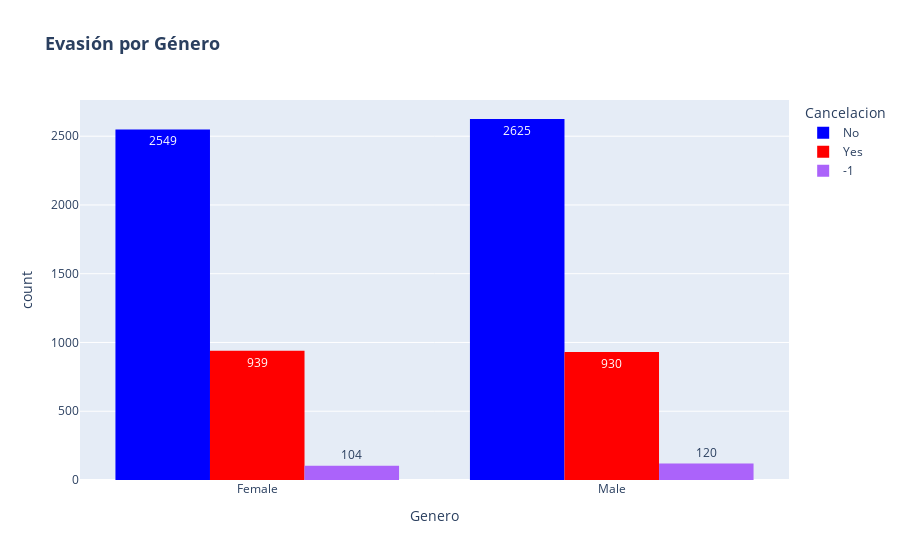
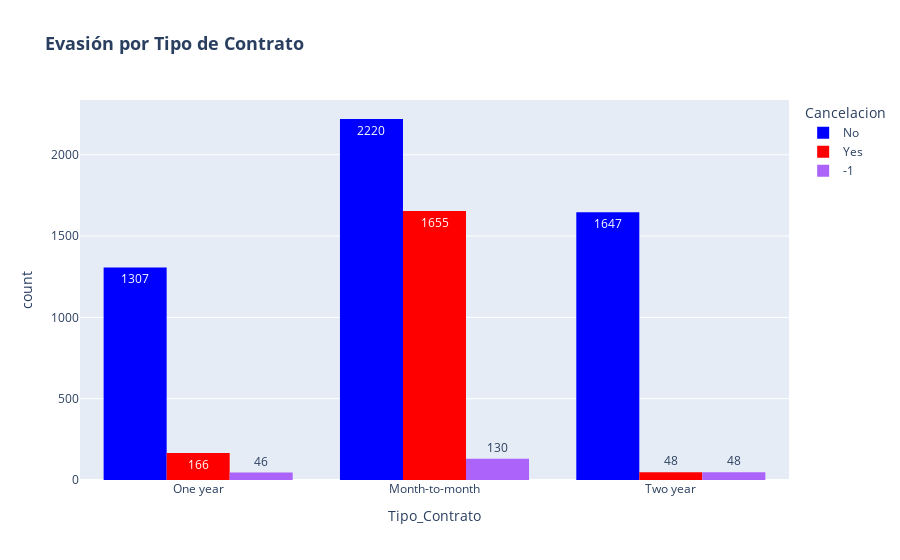
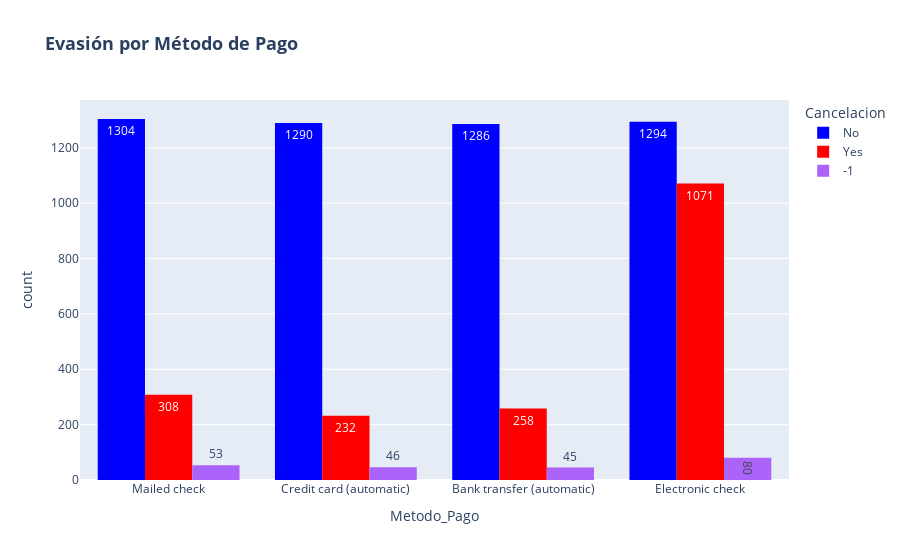

The notebook cell saved with these charts, in order:
### Markdown cell above
***Recuento de evasión por variables categóricas***

### Code cell
# Distribuir la evasión según variables categóricas, como género, tipo de contrato, método de pago, entre otras.

# Mostrar evasión por género
fig_genero = px.histogram(df_clientes, x='Genero', color='Cancelacion', barmode='group',
                        title='Evasión por Género', text_auto=True,
                        color_discrete_map={'No': 'blue', 'Yes': 'red', '-1': 'gray'})
fig_genero.update_layout(title=dict(text='<b>Evasión por Género</b>', font=dict(size=18)))
fig_genero.show()

# Mostrar evasión por tipo de contrato
fig_contrato = px.histogram(df_clientes, x='Tipo_Contrato', color='Cancelacion', barmode='group',
                            title='Evasión por Tipo de Contrato', text_auto=True,
                            color_discrete_map={'No': 'blue', 'Yes': 'red', '-1': 'gray'})
fig_contrato.update_layout(title=dict(text='<b>Evasión por Tipo de Contrato</b>', font=dict(size=18)))
fig_contrato.show()

# Mostrar evasión por método de pago
fig_metodo_pago = px.histogram(df_clientes, x='Metodo_Pago', color='Cancelacion', barmode='group',
                            title='Evasión por Método de Pago', text_auto=True,
                            color_discrete_map={'No': 'blue', 'Yes': 'red', '-1': 'gray'})
fig_metodo_pago.update_layout(title=dict(text='<b>Evasión por Método de Pago</b>', font=dict(size=18)))
fig_metodo_pago.show()

### Figure 1 — Plotly figure (JSON) as saved in the notebook; plotly's stock layout.template omitted (floating-point values rounded to 4 significant figures; data arrays with more than 128 entries replaced by an {"elided": "..."} marker saying what was removed)
{"data": [{"alignmentgroup": "True", "bingroup": "x", "hovertemplate": "Cancelacion=No<br>Genero=%{x}<br>count=%{y}<extra></extra>", "legendgroup": "No", "marker": {"color": "blue", "pattern": {"shape": ""}}, "name": "No", "offsetgroup": "No", "orientation": "v", "showlegend": true, "texttemplate": "%{value}", "type": "histogram", "x": {"elided": "5174 str values"}, "xaxis": "x", "yaxis": "y"}, {"alignmentgroup": "True", "bingroup": "x", "hovertemplate": "Cancelacion=Yes<br>Genero=%{x}<br>count=%{y}<extra></extra>", "legendgroup": "Yes", "marker": {"color": "red", "pattern": {"shape": ""}}, "name": "Yes", "offsetgroup": "Yes", "orientation": "v", "showlegend": true, "texttemplate": "%{value}", "type": "histogram", "x": {"elided": "1869 str values"}, "xaxis": "x", "yaxis": "y"}, {"alignmentgroup": "True", "bingroup": "x", "hovertemplate": "Cancelacion=-1<br>Genero=%{x}<br>count=%{y}<extra></extra>", "legendgroup": "-1", "marker": {"color": "#ab63fa", "pattern": {"shape": ""}}, "name": "-1", "offsetgroup": "-1", "orientation": "v", "showlegend": true, "texttemplate": "%{value}", "type": "histogram", "x": {"elided": "224 str values"}, "xaxis": "x", "yaxis": "y"}], "layout": {"barmode": "group", "legend": {"title": {"text": "Cancelacion"}, "tracegroupgap": 0}, "title": {"font": {"size": 18}, "text": "<b>Evasión por Género</b>"}, "xaxis": {"anchor": "y", "domain": [0, 1], "title": {"text": "Genero"}}, "yaxis": {"anchor": "x", "domain": [0, 1], "title": {"text": "count"}}}}

### Figure 2 — Plotly figure (JSON) as saved in the notebook; plotly's stock layout.template omitted (floating-point values rounded to 4 significant figures; data arrays with more than 128 entries replaced by an {"elided": "..."} marker saying what was removed)
{"data": [{"alignmentgroup": "True", "bingroup": "x", "hovertemplate": "Cancelacion=No<br>Tipo_Contrato=%{x}<br>count=%{y}<extra></extra>", "legendgroup": "No", "marker": {"color": "blue", "pattern": {"shape": ""}}, "name": "No", "offsetgroup": "No", "orientation": "v", "showlegend": true, "texttemplate": "%{value}", "type": "histogram", "x": {"elided": "5174 str values"}, "xaxis": "x", "yaxis": "y"}, {"alignmentgroup": "True", "bingroup": "x", "hovertemplate": "Cancelacion=Yes<br>Tipo_Contrato=%{x}<br>count=%{y}<extra></extra>", "legendgroup": "Yes", "marker": {"color": "red", "pattern": {"shape": ""}}, "name": "Yes", "offsetgroup": "Yes", "orientation": "v", "showlegend": true, "texttemplate": "%{value}", "type": "histogram", "x": {"elided": "1869 str values"}, "xaxis": "x", "yaxis": "y"}, {"alignmentgroup": "True", "bingroup": "x", "hovertemplate": "Cancelacion=-1<br>Tipo_Contrato=%{x}<br>count=%{y}<extra></extra>", "legendgroup": "-1", "marker": {"color": "#ab63fa", "pattern": {"shape": ""}}, "name": "-1", "offsetgroup": "-1", "orientation": "v", "showlegend": true, "texttemplate": "%{value}", "type": "histogram", "x": {"elided": "224 str values"}, "xaxis": "x", "yaxis": "y"}], "layout": {"barmode": "group", "legend": {"title": {"text": "Cancelacion"}, "tracegroupgap": 0}, "title": {"font": {"size": 18}, "text": "<b>Evasión por Tipo de Contrato</b>"}, "xaxis": {"anchor": "y", "domain": [0, 1], "title": {"text": "Tipo_Contrato"}}, "yaxis": {"anchor": "x", "domain": [0, 1], "title": {"text": "count"}}}}

### Figure 3 — Plotly figure (JSON) as saved in the notebook; plotly's stock layout.template omitted (floating-point values rounded to 4 significant figures; data arrays with more than 128 entries replaced by an {"elided": "..."} marker saying what was removed)
{"data": [{"alignmentgroup": "True", "bingroup": "x", "hovertemplate": "Cancelacion=No<br>Metodo_Pago=%{x}<br>count=%{y}<extra></extra>", "legendgroup": "No", "marker": {"color": "blue", "pattern": {"shape": ""}}, "name": "No", "offsetgroup": "No", "orientation": "v", "showlegend": true, "texttemplate": "%{value}", "type": "histogram", "x": {"elided": "5174 str values"}, "xaxis": "x", "yaxis": "y"}, {"alignmentgroup": "True", "bingroup": "x", "hovertemplate": "Cancelacion=Yes<br>Metodo_Pago=%{x}<br>count=%{y}<extra></extra>", "legendgroup": "Yes", "marker": {"color": "red", "pattern": {"shape": ""}}, "name": "Yes", "offsetgroup": "Yes", "orientation": "v", "showlegend": true, "texttemplate": "%{value}", "type": "histogram", "x": {"elided": "1869 str values"}, "xaxis": "x", "yaxis": "y"}, {"alignmentgroup": "True", "bingroup": "x", "hovertemplate": "Cancelacion=-1<br>Metodo_Pago=%{x}<br>count=%{y}<extra></extra>", "legendgroup": "-1", "marker": {"color": "#ab63fa", "pattern": {"shape": ""}}, "name": "-1", "offsetgroup": "-1", "orientation": "v", "showlegend": true, "texttemplate": "%{value}", "type": "histogram", "x": {"elided": "224 str values"}, "xaxis": "x", "yaxis": "y"}], "layout": {"barmode": "group", "legend": {"title": {"text": "Cancelacion"}, "tracegroupgap": 0}, "title": {"font": {"size": 18}, "text": "<b>Evasión por Método de Pago</b>"}, "xaxis": {"anchor": "y", "domain": [0, 1], "title": {"text": "Metodo_Pago"}}, "yaxis": {"anchor": "x", "domain": [0, 1], "title": {"text": "count"}}}}
